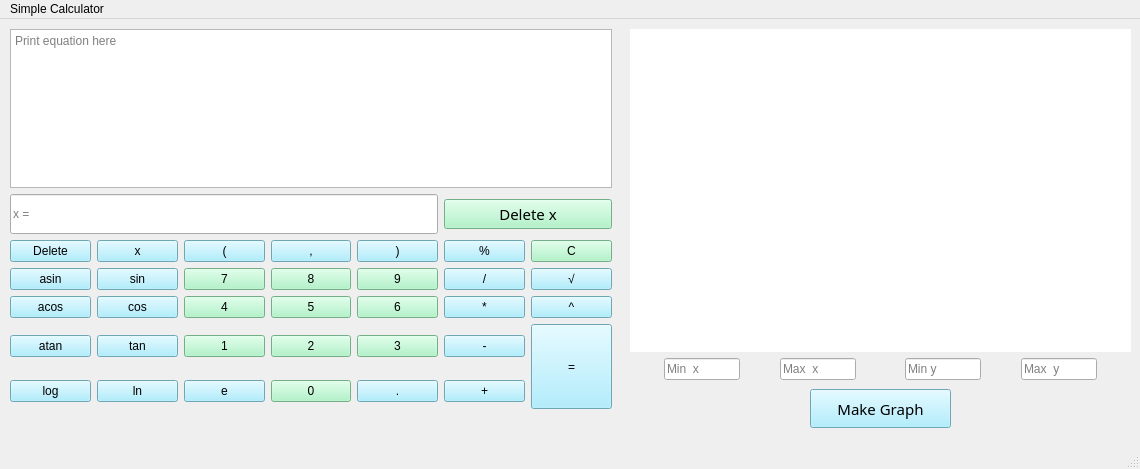
<?xml version="1.0" encoding="UTF-8"?>
<ui version="4.0">
 <class>MainWindow</class>
 <widget class="QMainWindow" name="MainWindow">
  <property name="enabled">
   <bool>true</bool>
  </property>
  <property name="geometry">
   <rect>
    <x>0</x>
    <y>0</y>
    <width>1140</width>
    <height>469</height>
   </rect>
  </property>
  <property name="sizePolicy">
   <sizepolicy hsizetype="Fixed" vsizetype="Fixed">
    <horstretch>0</horstretch>
    <verstretch>0</verstretch>
   </sizepolicy>
  </property>
  <property name="minimumSize">
   <size>
    <width>1140</width>
    <height>469</height>
   </size>
  </property>
  <property name="maximumSize">
   <size>
    <width>1140</width>
    <height>469</height>
   </size>
  </property>
  <property name="windowTitle">
   <string>Sevenstr Calculator</string>
  </property>
  <widget class="QWidget" name="centralwidget">
   <widget class="QWidget" name="gridLayoutWidget">
    <property name="geometry">
     <rect>
      <x>10</x>
      <y>10</y>
      <width>602</width>
      <height>407</height>
     </rect>
    </property>
    <layout class="QGridLayout" name="gridLayout_2">
     <item row="1" column="0">
      <layout class="QVBoxLayout" name="verticalLayout_2">
       <item>
        <layout class="QGridLayout" name="gridLayout">
         <item row="5" column="1">
          <widget class="QPushButton" name="pushButton_10">
           <property name="styleSheet">
            <string notr="true">background-color: rgb(155, 232, 252);
font: 25 11pt &quot;Umpush&quot;;
color: rgb(0, 0, 0);</string>
           </property>
           <property name="text">
            <string>tan</string>
           </property>
          </widget>
         </item>
         <item row="1" column="1">
          <widget class="QPushButton" name="pushButton_7">
           <property name="styleSheet">
            <string notr="true">background-color: rgb(155, 232, 252);
font: 25 11pt &quot;Umpush&quot;;
color: rgb(0, 0, 0);</string>
           </property>
           <property name="text">
            <string>x</string>
           </property>
          </widget>
         </item>
         <item row="6" column="4">
          <widget class="QPushButton" name="pushButton_26">
           <property name="styleSheet">
            <string notr="true">background-color: rgb(155, 232, 252);
font: 25 11pt &quot;Umpush&quot;;
color: rgb(0, 0, 0);</string>
           </property>
           <property name="text">
            <string>.</string>
           </property>
          </widget>
         </item>
         <item row="6" column="0">
          <widget class="QPushButton" name="pushButton_6">
           <property name="styleSheet">
            <string notr="true">background-color: rgb(155, 232, 252);
font: 25 11pt &quot;Umpush&quot;;
color: rgb(0, 0, 0);</string>
           </property>
           <property name="text">
            <string>log</string>
           </property>
          </widget>
         </item>
         <item row="6" column="1">
          <widget class="QPushButton" name="pushButton_11">
           <property name="styleSheet">
            <string notr="true">background-color: rgb(155, 232, 252);
font: 25 11pt &quot;Umpush&quot;;
color: rgb(0, 0, 0);</string>
           </property>
           <property name="text">
            <string>ln</string>
           </property>
          </widget>
         </item>
         <item row="5" column="5">
          <widget class="QPushButton" name="pushButton_31">
           <property name="styleSheet">
            <string notr="true">background-color: rgb(155, 232, 252);
font: 25 11pt &quot;Umpush&quot;;
color: rgb(0, 0, 0);</string>
           </property>
           <property name="text">
            <string>-</string>
           </property>
          </widget>
         </item>
         <item row="6" column="3">
          <widget class="QPushButton" name="pushButton_21">
           <property name="styleSheet">
            <string notr="true">background-color: rgb(161, 243, 190);
font: 25 11pt &quot;Umpush&quot;;
color: rgb(0, 0, 0);</string>
           </property>
           <property name="text">
            <string>0</string>
           </property>
          </widget>
         </item>
         <item row="2" column="4">
          <widget class="QPushButton" name="pushButton_23">
           <property name="styleSheet">
            <string notr="true">background-color: rgb(161, 243, 190);
font: 25 11pt &quot;Umpush&quot;;
color: rgb(0, 0, 0);</string>
           </property>
           <property name="text">
            <string>9</string>
           </property>
          </widget>
         </item>
         <item row="3" column="3">
          <widget class="QPushButton" name="pushButton_19">
           <property name="styleSheet">
            <string notr="true">background-color: rgb(161, 243, 190);
font: 25 11pt &quot;Umpush&quot;;
color: rgb(0, 0, 0);</string>
           </property>
           <property name="text">
            <string>5</string>
           </property>
          </widget>
         </item>
         <item row="1" column="3">
          <widget class="QPushButton" name="pushButton_17">
           <property name="styleSheet">
            <string notr="true">background-color: rgb(155, 232, 252);
font: 25 11pt &quot;Umpush&quot;;
color: rgb(0, 0, 0);</string>
           </property>
           <property name="text">
            <string>,</string>
           </property>
          </widget>
         </item>
         <item row="5" column="0">
          <widget class="QPushButton" name="pushButton_5">
           <property name="styleSheet">
            <string notr="true">background-color: rgb(155, 232, 252);
font: 25 11pt &quot;Umpush&quot;;
color: rgb(0, 0, 0);</string>
           </property>
           <property name="text">
            <string>atan</string>
           </property>
          </widget>
         </item>
         <item row="3" column="4">
          <widget class="QPushButton" name="pushButton_24">
           <property name="styleSheet">
            <string notr="true">background-color: rgb(161, 243, 190);
font: 25 11pt &quot;Umpush&quot;;
color: rgb(0, 0, 0);</string>
           </property>
           <property name="text">
            <string>6</string>
           </property>
          </widget>
         </item>
         <item row="1" column="2">
          <widget class="QPushButton" name="pushButton_12">
           <property name="styleSheet">
            <string notr="true">background-color: rgb(155, 232, 252);
font: 25 11pt &quot;Umpush&quot;;
color: rgb(0, 0, 0);</string>
           </property>
           <property name="text">
            <string>(</string>
           </property>
          </widget>
         </item>
         <item row="3" column="6">
          <widget class="QPushButton" name="pushButton_34">
           <property name="styleSheet">
            <string notr="true">background-color: rgb(155, 232, 252);
font: 25 11pt &quot;Umpush&quot;;
color: rgb(0, 0, 0);</string>
           </property>
           <property name="text">
            <string>^</string>
           </property>
          </widget>
         </item>
         <item row="0" column="0" colspan="5">
          <widget class="QLineEdit" name="lineEdit">
           <property name="minimumSize">
            <size>
             <width>0</width>
             <height>40</height>
            </size>
           </property>
           <property name="inputMask">
            <string/>
           </property>
           <property name="text">
            <string/>
           </property>
           <property name="placeholderText">
            <string>x =</string>
           </property>
          </widget>
         </item>
         <item row="6" column="2">
          <widget class="QPushButton" name="pushButton_16">
           <property name="styleSheet">
            <string notr="true">background-color: rgb(155, 232, 252);
font: 25 11pt &quot;Umpush&quot;;
color: rgb(0, 0, 0);</string>
           </property>
           <property name="text">
            <string>e</string>
           </property>
          </widget>
         </item>
         <item row="2" column="5">
          <widget class="QPushButton" name="pushButton_29">
           <property name="styleSheet">
            <string notr="true">background-color: rgb(155, 232, 252);
font: 25 11pt &quot;Umpush&quot;;
color: rgb(0, 0, 0);</string>
           </property>
           <property name="text">
            <string>/</string>
           </property>
          </widget>
         </item>
         <item row="3" column="2">
          <widget class="QPushButton" name="pushButton_14">
           <property name="styleSheet">
            <string notr="true">background-color: rgb(161, 243, 190);
font: 25 11pt &quot;Umpush&quot;;
color: rgb(0, 0, 0);</string>
           </property>
           <property name="text">
            <string>4</string>
           </property>
          </widget>
         </item>
         <item row="2" column="2">
          <widget class="QPushButton" name="pushButton_13">
           <property name="styleSheet">
            <string notr="true">background-color: rgb(161, 243, 190);
font: 25 11pt &quot;Umpush&quot;;
color: rgb(0, 0, 0);</string>
           </property>
           <property name="text">
            <string>7</string>
           </property>
          </widget>
         </item>
         <item row="5" column="2">
          <widget class="QPushButton" name="pushButton_15">
           <property name="styleSheet">
            <string notr="true">background-color: rgb(161, 243, 190);
font: 25 11pt &quot;Umpush&quot;;
color: rgb(0, 0, 0);</string>
           </property>
           <property name="text">
            <string>1</string>
           </property>
          </widget>
         </item>
         <item row="0" column="5" colspan="2">
          <widget class="QPushButton" name="pushButton_36">
           <property name="font">
            <font>
             <family>Umpush</family>
             <pointsize>11</pointsize>
             <weight>9</weight>
             <italic>false</italic>
             <bold>false</bold>
            </font>
           </property>
           <property name="styleSheet">
            <string notr="true">background-color: rgb(161, 243, 190);
font: 75 11pt &quot;Umpush&quot;;
color: rgb(0, 0, 0);</string>
           </property>
           <property name="text">
            <string>Delete x</string>
           </property>
          </widget>
         </item>
         <item row="1" column="4">
          <widget class="QPushButton" name="pushButton_22">
           <property name="styleSheet">
            <string notr="true">background-color: rgb(155, 232, 252);
font: 25 11pt &quot;Umpush&quot;;
color: rgb(0, 0, 0);</string>
           </property>
           <property name="text">
            <string>)</string>
           </property>
          </widget>
         </item>
         <item row="1" column="5">
          <widget class="QPushButton" name="pushButton_27">
           <property name="styleSheet">
            <string notr="true">background-color: rgb(155, 232, 252);
font: 25 11pt &quot;Umpush&quot;;
color: rgb(0, 0, 0);</string>
           </property>
           <property name="text">
            <string>%</string>
           </property>
          </widget>
         </item>
         <item row="2" column="0">
          <widget class="QPushButton" name="pushButton_3">
           <property name="styleSheet">
            <string notr="true">background-color: rgb(155, 232, 252);
font: 25 11pt &quot;Umpush&quot;;
color: rgb(0, 0, 0);</string>
           </property>
           <property name="text">
            <string>asin</string>
           </property>
          </widget>
         </item>
         <item row="3" column="0">
          <widget class="QPushButton" name="pushButton_4">
           <property name="styleSheet">
            <string notr="true">background-color: rgb(155, 232, 252);
font: 25 11pt &quot;Umpush&quot;;
color: rgb(0, 0, 0);</string>
           </property>
           <property name="text">
            <string>acos</string>
           </property>
          </widget>
         </item>
         <item row="2" column="3">
          <widget class="QPushButton" name="pushButton_18">
           <property name="styleSheet">
            <string notr="true">background-color: rgb(161, 243, 190);
font: 25 11pt &quot;Umpush&quot;;
color: rgb(0, 0, 0);</string>
           </property>
           <property name="text">
            <string>8</string>
           </property>
          </widget>
         </item>
         <item row="1" column="0">
          <widget class="QPushButton" name="pushButton_2">
           <property name="styleSheet">
            <string notr="true">background-color: rgb(155, 232, 252);
font: 25 11pt &quot;Umpush&quot;;
color: rgb(0, 0, 0);</string>
           </property>
           <property name="text">
            <string>Delete</string>
           </property>
          </widget>
         </item>
         <item row="5" column="4">
          <widget class="QPushButton" name="pushButton_25">
           <property name="styleSheet">
            <string notr="true">background-color: rgb(161, 243, 190);
font: 25 11pt &quot;Umpush&quot;;
color: rgb(0, 0, 0);</string>
           </property>
           <property name="text">
            <string>3</string>
           </property>
          </widget>
         </item>
         <item row="2" column="6">
          <widget class="QPushButton" name="pushButton_33">
           <property name="styleSheet">
            <string notr="true">background-color: rgb(155, 232, 252);
font: 25 11pt &quot;Umpush&quot;;
color: rgb(0, 0, 0);</string>
           </property>
           <property name="text">
            <string>√</string>
           </property>
          </widget>
         </item>
         <item row="5" column="6" rowspan="2">
          <widget class="QPushButton" name="pushButton_35">
           <property name="enabled">
            <bool>true</bool>
           </property>
           <property name="minimumSize">
            <size>
             <width>0</width>
             <height>85</height>
            </size>
           </property>
           <property name="styleSheet">
            <string notr="true">background-color: rgb(155, 232, 252);
font: 25 11pt &quot;Umpush&quot;;
color: rgb(0, 0, 0);</string>
           </property>
           <property name="text">
            <string>=</string>
           </property>
          </widget>
         </item>
         <item row="3" column="1">
          <widget class="QPushButton" name="pushButton_9">
           <property name="styleSheet">
            <string notr="true">background-color: rgb(155, 232, 252);
font: 25 11pt &quot;Umpush&quot;;
color: rgb(0, 0, 0);</string>
           </property>
           <property name="text">
            <string>cos</string>
           </property>
          </widget>
         </item>
         <item row="3" column="5">
          <widget class="QPushButton" name="pushButton_30">
           <property name="styleSheet">
            <string notr="true">background-color: rgb(155, 232, 252);
font: 25 11pt &quot;Umpush&quot;;
color: rgb(0, 0, 0);</string>
           </property>
           <property name="text">
            <string>*</string>
           </property>
          </widget>
         </item>
         <item row="7" column="3">
          <spacer name="verticalSpacer">
           <property name="orientation">
            <enum>Qt::Vertical</enum>
           </property>
           <property name="sizeHint" stdset="0">
            <size>
             <width>20</width>
             <height>60</height>
            </size>
           </property>
          </spacer>
         </item>
         <item row="2" column="1">
          <widget class="QPushButton" name="pushButton_8">
           <property name="styleSheet">
            <string notr="true">background-color: rgb(155, 232, 252);
font: 25 11pt &quot;Umpush&quot;;
color: rgb(0, 0, 0);</string>
           </property>
           <property name="text">
            <string>sin</string>
           </property>
          </widget>
         </item>
         <item row="6" column="5">
          <widget class="QPushButton" name="pushButton_32">
           <property name="styleSheet">
            <string notr="true">background-color: rgb(155, 232, 252);
font: 25 11pt &quot;Umpush&quot;;
color: rgb(0, 0, 0);</string>
           </property>
           <property name="text">
            <string>+</string>
           </property>
          </widget>
         </item>
         <item row="1" column="6">
          <widget class="QPushButton" name="pushButton_28">
           <property name="styleSheet">
            <string notr="true">background-color: rgb(161, 243, 190);
font: 25 11pt &quot;Umpush&quot;;
color: rgb(0, 0, 0);</string>
           </property>
           <property name="text">
            <string>C</string>
           </property>
          </widget>
         </item>
         <item row="5" column="3">
          <widget class="QPushButton" name="pushButton_20">
           <property name="styleSheet">
            <string notr="true">background-color: rgb(161, 243, 190);
font: 25 11pt &quot;Umpush&quot;;
color: rgb(0, 0, 0);</string>
           </property>
           <property name="text">
            <string>2</string>
           </property>
          </widget>
         </item>
        </layout>
       </item>
      </layout>
     </item>
     <item row="0" column="0">
      <layout class="QVBoxLayout" name="verticalLayout">
       <item>
        <widget class="QTextEdit" name="textEdit">
         <property name="placeholderText">
          <string>Print equation here</string>
         </property>
        </widget>
       </item>
      </layout>
     </item>
    </layout>
   </widget>
   <widget class="QWidget" name="gridLayoutWidget_2">
    <property name="geometry">
     <rect>
      <x>630</x>
      <y>10</y>
      <width>501</width>
      <height>351</height>
     </rect>
    </property>
    <layout class="QGridLayout" name="gridLayout_3">
     <item row="1" column="8">
      <spacer name="horizontalSpacer_5">
       <property name="orientation">
        <enum>Qt::Horizontal</enum>
       </property>
       <property name="sizeHint" stdset="0">
        <size>
         <width>60</width>
         <height>20</height>
        </size>
       </property>
      </spacer>
     </item>
     <item row="1" column="2">
      <spacer name="horizontalSpacer">
       <property name="orientation">
        <enum>Qt::Horizontal</enum>
       </property>
       <property name="sizeHint" stdset="0">
        <size>
         <width>60</width>
         <height>20</height>
        </size>
       </property>
      </spacer>
     </item>
     <item row="1" column="4">
      <spacer name="horizontalSpacer_3">
       <property name="orientation">
        <enum>Qt::Horizontal</enum>
       </property>
       <property name="sizeHint" stdset="0">
        <size>
         <width>70</width>
         <height>20</height>
        </size>
       </property>
      </spacer>
     </item>
     <item row="1" column="5">
      <widget class="QLineEdit" name="lineEdit_4">
       <property name="placeholderText">
        <string>Min y</string>
       </property>
      </widget>
     </item>
     <item row="1" column="3">
      <widget class="QLineEdit" name="lineEdit_2">
       <property name="placeholderText">
        <string>Max  x</string>
       </property>
      </widget>
     </item>
     <item row="1" column="6">
      <spacer name="horizontalSpacer_2">
       <property name="orientation">
        <enum>Qt::Horizontal</enum>
       </property>
       <property name="sizeHint" stdset="0">
        <size>
         <width>60</width>
         <height>20</height>
        </size>
       </property>
      </spacer>
     </item>
     <item row="1" column="7">
      <widget class="QLineEdit" name="lineEdit_5">
       <property name="placeholderText">
        <string>Max  y</string>
       </property>
      </widget>
     </item>
     <item row="1" column="1">
      <widget class="QLineEdit" name="lineEdit_3">
       <property name="placeholderText">
        <string>Min  x</string>
       </property>
      </widget>
     </item>
     <item row="1" column="0">
      <spacer name="horizontalSpacer_4">
       <property name="orientation">
        <enum>Qt::Horizontal</enum>
       </property>
       <property name="sizeHint" stdset="0">
        <size>
         <width>60</width>
         <height>20</height>
        </size>
       </property>
      </spacer>
     </item>
     <item row="0" column="0" colspan="9">
      <widget class="QCustomPlot" name="widget" native="true">
       <property name="styleSheet">
        <string notr="true">background-color: rgb(255, 255, 255);</string>
       </property>
      </widget>
     </item>
    </layout>
   </widget>
   <widget class="QPushButton" name="pushButton_37">
    <property name="geometry">
     <rect>
      <x>810</x>
      <y>370</y>
      <width>141</width>
      <height>39</height>
     </rect>
    </property>
    <property name="font">
     <font>
      <family>Umpush</family>
      <pointsize>11</pointsize>
      <weight>3</weight>
      <italic>false</italic>
      <bold>false</bold>
     </font>
    </property>
    <property name="styleSheet">
     <string notr="true">background-color: rgb(155, 232, 252);
font: 25 11pt &quot;Umpush&quot;;
color: rgb(0, 0, 0);</string>
    </property>
    <property name="text">
     <string>Make Graph</string>
    </property>
   </widget>
  </widget>
  <widget class="QMenuBar" name="menubar">
   <property name="geometry">
    <rect>
     <x>0</x>
     <y>0</y>
     <width>1140</width>
     <height>22</height>
    </rect>
   </property>
   <widget class="QMenu" name="menuacd">
    <property name="title">
     <string>Simple Calculator</string>
    </property>
   </widget>
   <addaction name="menuacd"/>
  </widget>
  <widget class="QStatusBar" name="statusbar"/>
 </widget>
 <customwidgets>
  <customwidget>
   <class>QCustomPlot</class>
   <extends>QWidget</extends>
   <header>qcustomplot.h</header>
   <container>1</container>
  </customwidget>
 </customwidgets>
 <resources/>
 <connections/>
</ui>
